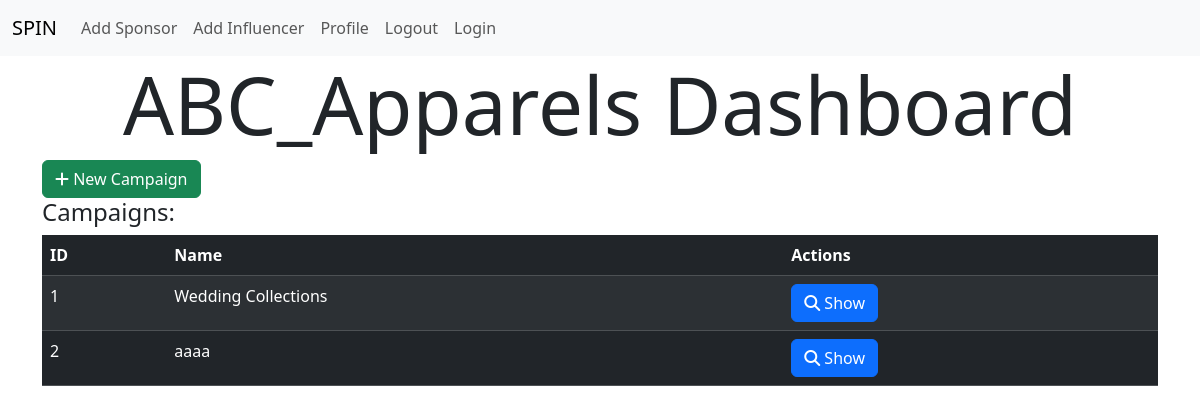
Screenshot of /sp_dash (signed in) with the database file from the repository.
### spin_app/models.py (models this page shows)
class SponsorProfile(db.Model):
    id = db.Column(db.Integer, primary_key=True)
    user_id = db.Column(db.Integer, db.ForeignKey('user.id'), nullable=False)
    company_name = db.Column(db.String(120), nullable=False)
    industry = db.Column(db.String(120), nullable=False)
    budget = db.Column(db.Float, nullable=False)

class Campaign(db.Model):
    id = db.Column(db.Integer, primary_key=True)
    name = db.Column(db.String(120), nullable=False)
    description = db.Column(db.Text, nullable=False)
    start_date = db.Column(db.Date, nullable=False)
    end_date = db.Column(db.Date, nullable=False)
    budget = db.Column(db.Float, nullable=False)
    visibility = db.Column(db.String(20), nullable=False)  # 'public' or 'private'
    goals = db.Column(db.Text, nullable=False)
    owner_id = db.Column(db.Integer, db.ForeignKey('sponsor_profile.id'), nullable=False)
    owner = db.relationship('SponsorProfile', backref=db.backref('campaigns', lazy=True, cascade='all, delete-orphan'))

### spin_app/routes.py (the view)
@app.route('/sp_dash')
@login_required
def sp_dash():
    if current_user.role != 'sponsor':
        flash('You do not have permission to access this page', category='danger')
        return redirect(url_for('home'))
    sponsor_profile = SponsorProfile.query.filter_by(user_id=current_user.id).first()
    campaigns = Campaign.query.filter_by(owner_id=sponsor_profile.id).all()
    return render_template('sp_dash.html',sponsor_profile=sponsor_profile, campaigns=campaigns)

### spin_app/models.py (called while the page is built)
@login_manager.user_loader
def load_user(user_id):
    return User.query.get(int(user_id))

### spin_app/templates/sp_dash.html (shortened to what this page needs)
{% extends 'base.html' %}
{% block content %}
<center>
<h1 class="display-1">{{ sponsor_profile.company_name }} Dashboard</h1>
</center>
<a href="{{ url_for('new_campaign') }}" class="btn btn-success">
    <i class="fas fa-plus"></i>
    New Campaign
</a>
<h4>Campaigns:</h4>
<table class="table table-dark table-striped">
    <thead>
        <tr>
            <th>ID</th>
            <th>Name</th>
            <th>Actions</th>
        </tr>
    </thead>
    <tbody>
        {% for campaign in campaigns %}
        <tr>
            <td>{{ campaign.id }}</td>
            <td>{{ campaign.name }}</td>
            <td>
                <a href="{{ url_for('view_campaign', id=campaign.id) }}" class="btn btn-primary">
                    <i class="fas fa-search"></i>
                    Show
                </a>
            </td>
        </tr>
        {% endfor %}
    </tbody>
</table>
{% endblock %}

### spin_app/templates/base.html (style rules this page uses)
body { background-image: url('/static/images/lib.jpg'); background-size: cover; background-position: center; background-repeat: no-repeat; margin: 0; padding: 0; }

### rows the page displays
SponsorProfile: company_name "ABC_Apparels"
Campaign: id "1", name "Wedding Collections"
Campaign: id "2", name "aaaa"
